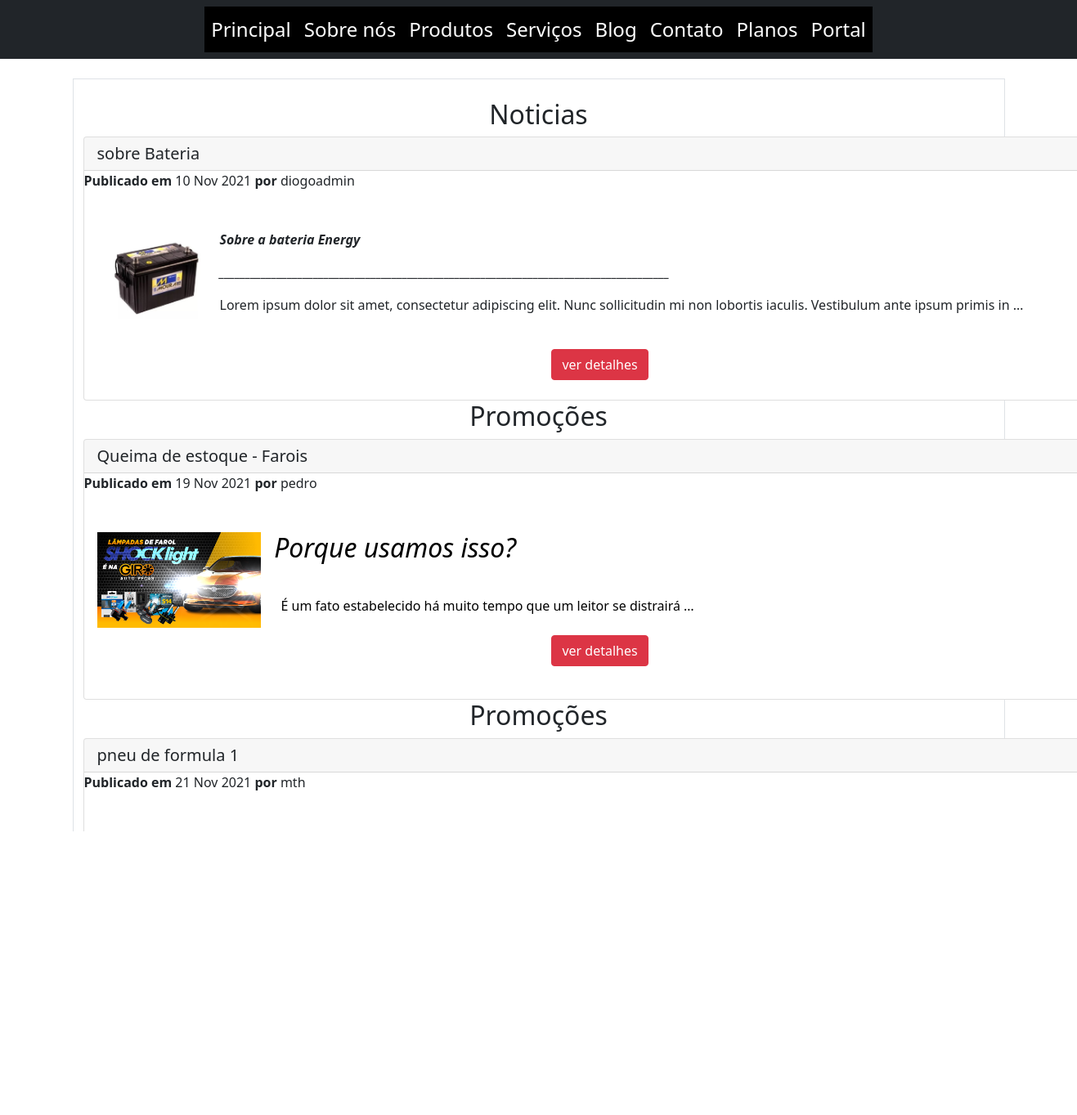
Page /postagem/blog/ on the committed database.
### blog/models.py (models this page shows, shortened)
class Post(models.Model):
    titulo = models.CharField(max_length=255)
    slug = models.SlugField(max_length=255, unique=True)
    conteudo = RichTextUploadingField(null=True)
    autor = models.ForeignKey(User, on_delete=models.CASCADE)
    criacao = models.DateTimeField(auto_now_add=True)
    atualizacao = models.DateTimeField(auto_now=True)
    categoria = models.ForeignKey(Categoria, on_delete=models.CASCADE)
    class Meta:
        ordering = ('criacao',)
    def get_absolute_url(self):
        return reverse('blog:detail', kwargs={'slug': self.slug, 'pk': self.id})

class Categoria(models.Model):
    nome = models.CharField(max_length=100)
    def __str__(self):
        return self.nome

### blog/views.py (the view)
# urls.py: path('postagem/blog/', PostListView.as_view(), name='list'),
class PostListView(ListView):
    model = Post

### blog/templates/blog/post_list.html (shortened to what this page needs)
{% extends "paginas/base.html" %}
{% load static %}
{% block conteudo %}
<div class="container border border-ranger py-4 my-4">
    <div class="" >
        {% for post in post_list %}
            <div class="">
                <h2 class="text-center">{{post.categoria}}</h2>
                <div class="card text-justify-center" style="width: 79rem">
                    <h5 class="card-header text-dark">{{post.titulo}}</a></h5>
                    <p class="date"><strong> Publicado em </strong>{{ post.criacao|date:"d M Y" }}<strong> por </strong> {{ post.autor }}</p>
                    <div class="card-body">
                        <p>{{ post.conteudo|safe|linebreaks|truncatewords:30 }}</p>
                    </div>
                    <p class="container-fluid text-center py-2 ">
                        <a href="{{ post.get_absolute_url }}" class="btn btn-danger text-white">ver detalhes</a>
                    </p>
                </div>
            </div>
        {% endfor %}
    </div>
</div>
{% endblock %}

### rows in the picture
Post: categoria "Noticias", titulo "sobre Bateria", criacao "10 Nov 2021", autor "diogoadmin", conteudo (picture), conteudo "Sobre a bateria Energy ______________________________________________________________________________________ Lorem ipsum dolor sit amet, consectetur adipiscing elit. Nunc sollicitudin mi non lobortis iaculis. Vestibulum ante ipsum primis in …"
Post: categoria "Promoções", titulo "Queima de estoque - Farois", criacao "19 Nov 2021", autor "pedro", conteudo (picture), conteudo "Porque usamos isso? É um fato estabelecido há muito tempo que um leitor se distrairá …"
Post: categoria "Promoções", titulo "pneu de formula 1", criacao "21 Nov 2021", autor "mth", conteudo (picture)
